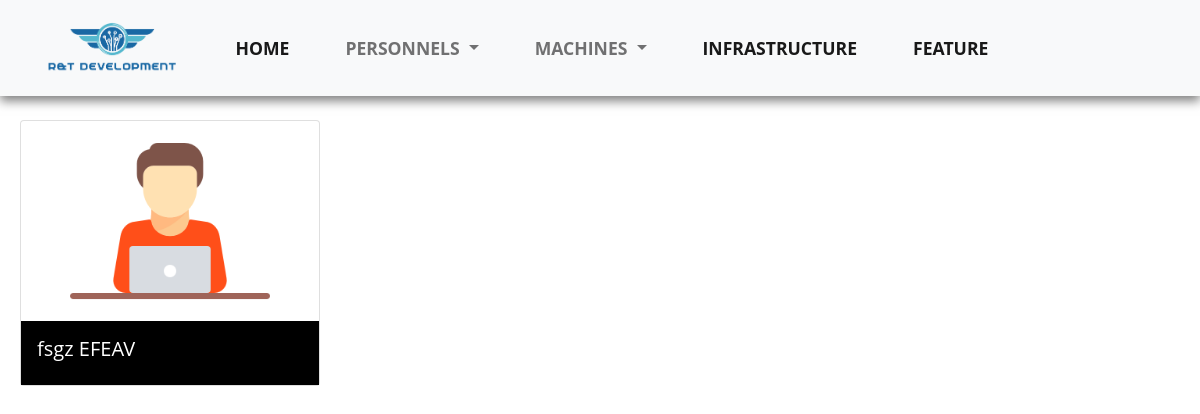
/computerApp/personnels/ (signed in), run on an earlier commit of the app's database.
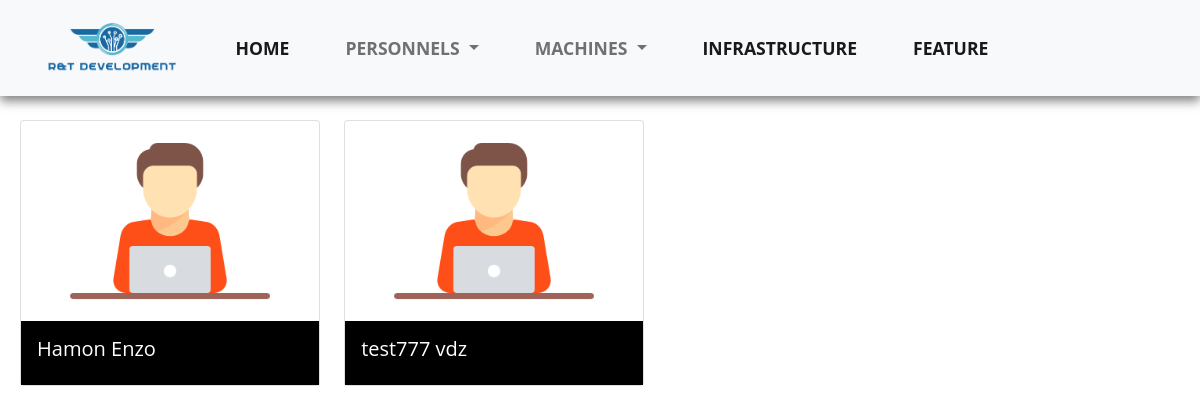
And on a later commit of the database.
### computerApp/models.py (models this page shows)
class Personnel(models.Model):
    Poste = (
        ('Ingénieur en sécurité informatique', 'Ingénieur en sécurité informatique'),
        ('Administrateur système', 'Administrateur système'),
        ('Administrateur réseau', 'Administrateur réseau'),
        ('Technicien support informatique', 'Technicien support informatique'),
        ("Analyste en systèmes d'information", "Analyste en systèmes d'information"),
        ("Développeur d'applications", "Développeur d'applications"),
        ('Responsable de la gestion des données', 'Responsable de la gestion des données'),
    )
    Infrastructure = (
        ('Poitiers', 'Poitiers'),
        ('Marseille', 'Marseille'),
        ('Châtellerault', 'Châtellerault'),
    )
    Civilite = (
        ('Homme',('Homme')),
        ('Femme',('Femme')),
        ('Indéfini',('Indéfini')),
    )
    id = models.AutoField(primary_key=True, editable=False)
    civilite = models.CharField(max_length = 32, choices=Civilite,default='Indéfini')
    prenom = models.CharField(max_length=200)
    nom = models.CharField(max_length=200)
    email = models.CharField(max_length=50,validators=[EmailValidator(message="Veuillez entrer une adresse email valide.")])
    poste = models.CharField(max_length = 40, choices=Poste,default='Employer')
    infrastructure = models.CharField(max_length = 60,choices=Infrastructure, default='Marseille')

### computerApp/views.py (the view)
# urls.py: path('personnels/',views.liste_personnels,name='personnels'),
def liste_personnels(request):
    personnels = Personnel.objects.all()
    context = {
        'personnels' : personnels,
    }
    return render(request,'computerApp/liste_personnels.html',context)

### computerApp/templates/computerApp/liste_personnels.html
{% extends "index.html" %}
{% load static %}
{% block content%}
<link rel="stylesheet" type="text/css" href="{% static 'style_liste_personnels.css' %}">
<div style="margin-top:6%">
    {% for personnel in personnels %}
        <div class="card d-inline-block mt-5 mx-lg-10 taille">
            {% if personnel.civilite == 'Madame' %}
                <img src="{% static 'computerApp/images/employe_f.png' %}" class="card-img-top contenu" alt="logo">
            {% else %}
                <img src="{% static 'computerApp/images/employe_h.png' %}" class="card-img-top contenu" alt="logo">
            {% endif %}
            <div class="card-body fond">
                <a class="no-line" href="{% url 'personnel-detail' personnel.id %}"><h5 class="card-title text-white">{{personnel.nom}} {{personnel.prenom}}</h5></a>
            </div>
        </div>
    {% endfor %}
</div>
{% endblock %}

### computerApp/templates/index.html (shortened to what this page needs)
{% load static %}
<!DOCTYPE html>
<html lang="fr">
<head>
  <link href="https://cdn.jsdelivr.net/npm/bootstrap@5.1.3/dist/css/bootstrap.min.css" rel="stylesheet">
  <link rel="stylesheet" type="text/css" href="{% static 'styles.css' %}">
</head>
{% block sidebar %}
{% if user.is_authenticated %}
<nav class="navbar navbar-expand-lg navbar-light bg-light fixed-top">
  <div class="container-fluid">
    <a class="navbar-brand" href="{% url 'index'%}"><img src="{% static 'computerApp/images/rtdev.png' %}"
        class="card-img-top" alt="logo" style="height: 70px; object-fit: contain;"></a>
    <div class="collapse navbar-collapse" id="navbarNavDropdown">
      <ul class="navbar-nav">
        <li class="nav-item">
          <a class="nav-link active" aria-current="page" href="{% url 'index' %}">Home</a>
        </li>
        <li class="nav-item dropdown">
          <a class="nav-link dropdown-toggle" href="#" id="navbarDropdownMenuLink" role="button"
            data-bs-toggle="dropdown" aria-expanded="true">
            Personnels
          </a>
        </li>
        <li class="nav-item dropdown">
          <a class="nav-link dropdown-toggle" href="#" id="navbarDropdownMenuLink" role="button"
            data-bs-toggle="dropdown" aria-expanded="true">
            Machines
          </a>
          <li class="nav-item">
            <a class="nav-link active" aria-current="page" href="{% url 'infrastructure' %}">Infrastructure</a>
          </li>
          <li class="nav-item">
            <a class="nav-link active" aria-current="page" href="{% url 'feature' %}">Feature</a>
          </li>
        </li>
      </ul>
    </div>
  </div>
</nav>
{% endif %}
{% endblock %}
{% block content %}{% endblock %}
</html>

### computerApp/static/styles.css (style rules this page uses)
* { margin: 0; padding: 0; box-sizing: border-box; }
a { color: inherit; text-decoration: none; }
img { max-width: 100%; height: auto; }
nav { top: 0; left: 0; width: 100%; background-color: rgba(255, 255, 255, 0.781); z-index: 1; padding: 20px; box-shadow: 0 5px 10px rgba(0, 0, 0, 0.5); }
nav ul { display: flex; justify-content: center; align-items: center; }
nav li { margin: 0 20px; }
nav a { font-size: 1.1rem; font-weight: bold; text-transform: uppercase; }

### computerApp/static/style_liste_personnels.css (style rules this page uses)
.taille { margin-left: 20px; width: 300px; }
.contenu { height: 200px; object-fit: contain; }
.fond { background-color: black; }
.no-line { text-decoration: none ; }

What changed in the data, as far as the page shows it:
removed Personnel: nom "fsgz", prenom "EFEAV"
added Personnel: nom "Hamon", prenom "Enzo"
added Personnel: nom "test777", prenom "vdz"
